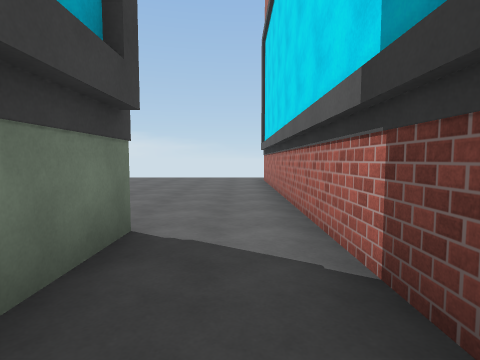
view 1 (above)

15 first-person views from a walk through a scene from a Unity 3-D project. The camera is 1.4 m above the floor, tilts 4° down and sees 80° across. Doors are open. The floor is counted in squares, 2 m on a side. Each view is taken from the middle of a square. On the plan, view 1 faces up. The plan holds only what a view shows up to about 10 squares ahead; the rest is blank. The place goes on beyond the plan. The player character is not drawn. Some animated figures are left out. Some surface patterns are stand-ins.

view 2
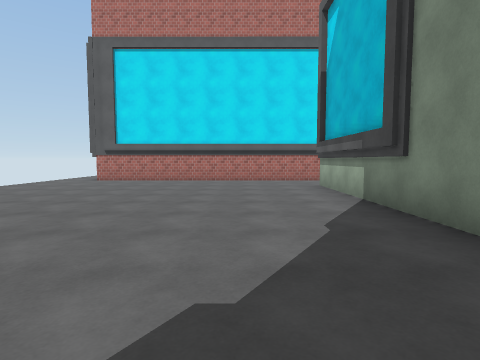

view 3
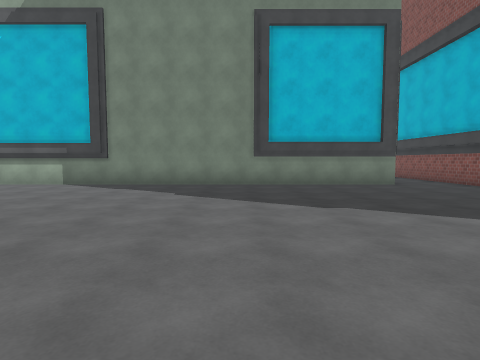

view 4
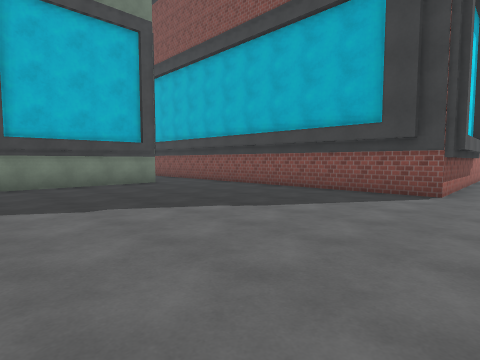

view 5
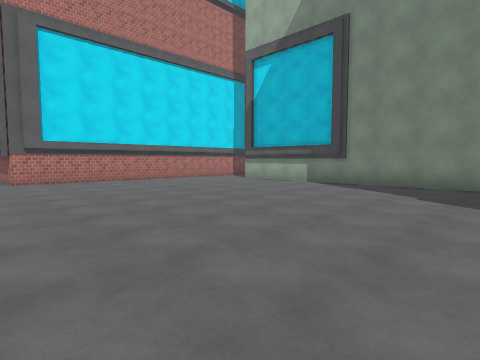

view 6
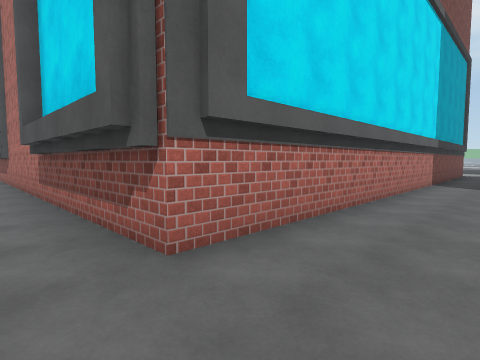

view 7
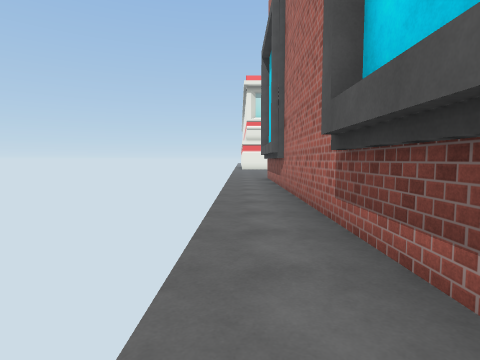

view 8
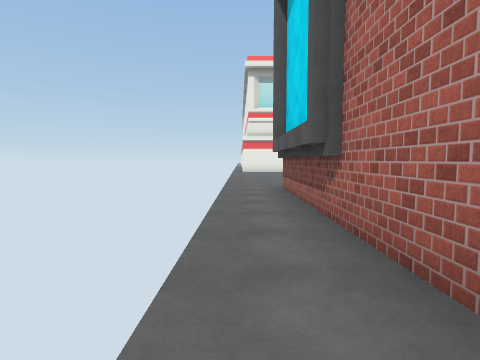

view 9
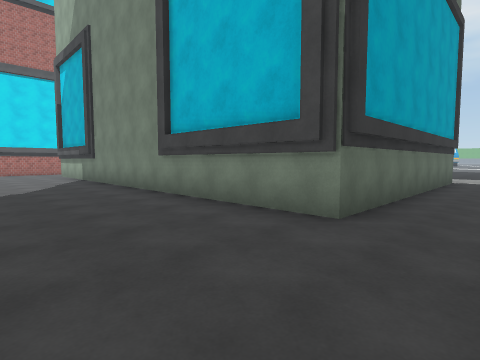

view 10
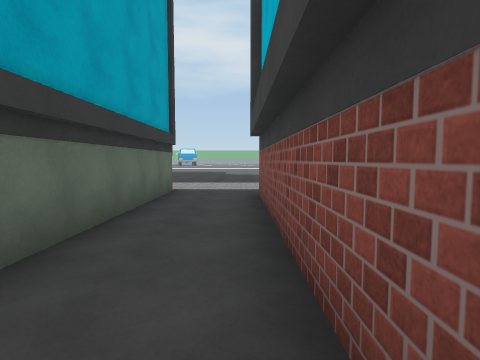

view 11
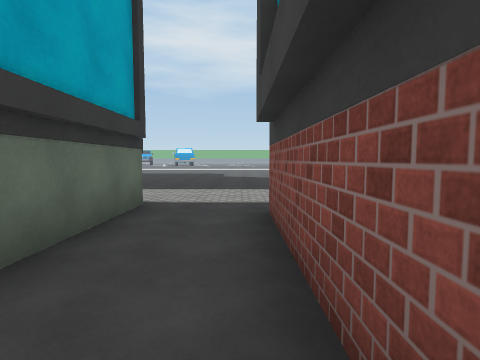

view 12
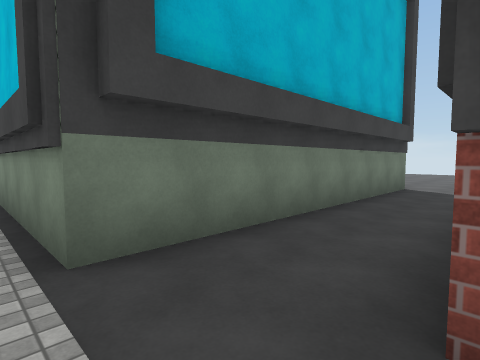

view 13
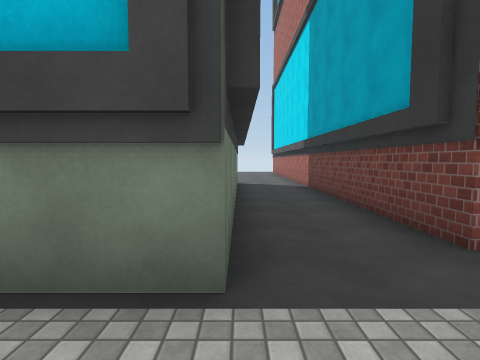

view 14
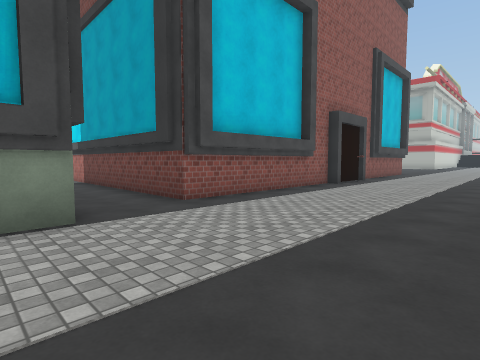

view 15
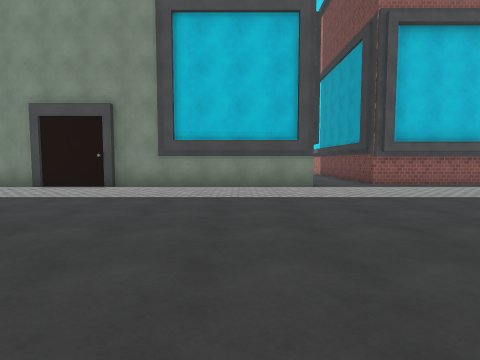

### Floor plan
Key: @ floor where view 1 was taken; # wall or solid block; . floor; B building.
Columns run from 18 left of view 1 to 16 right of it. Each row starts with its distance up from view 1.
 11     ........... ...................
 10 ###................#############...
  9   #................#
  8   #................#
  7   #................#
  6   #................#
  5   #................#
  4   #................#
  3   #..B###....####..#
  2   #..##         ##.#
  1   #..#           #.#
  0   #..#           #@#
 -1   #..#           #.#
 -2   #..#           #.#
 -3   #..#           #.#
 -4   #..#   #########.########
 -5    ...   ...................
 -6   ....    ...................
 -7   ....     ..................
 -8   .....    ...........
 -9   .....     .......
-10   .....      .....
-11               ...
-12                .

Positions as (right, up) in squares from view 1, and headings:
1: (0, 0), facing up
2: (-9, 5), facing right
3: (-9, 11), facing down
4: (-9, 11), facing down-left
5: (-9, 11), facing down-right
6: (-1, 11), facing down-right
7: (2, 11), facing right
8: (6, 11), facing right
9: (-15, 6), facing down-right
10: (-15, 2), facing down
11: (-15, 0), facing down
12: (1, -5), facing up-left
13: (-1, -6), facing up
14: (-2, -8), facing up-right
15: (-3, -12), facing up
